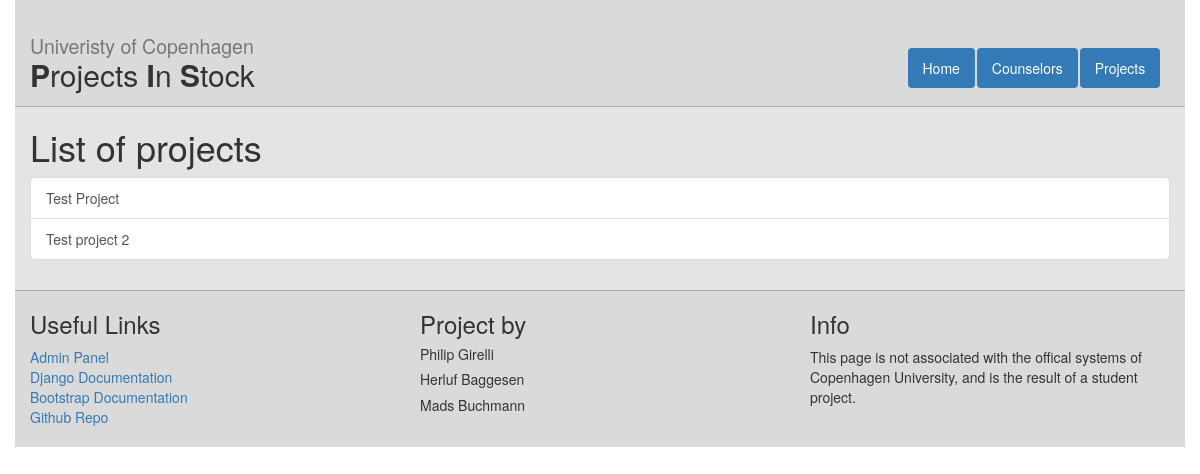
Before: /projects with the older database file.
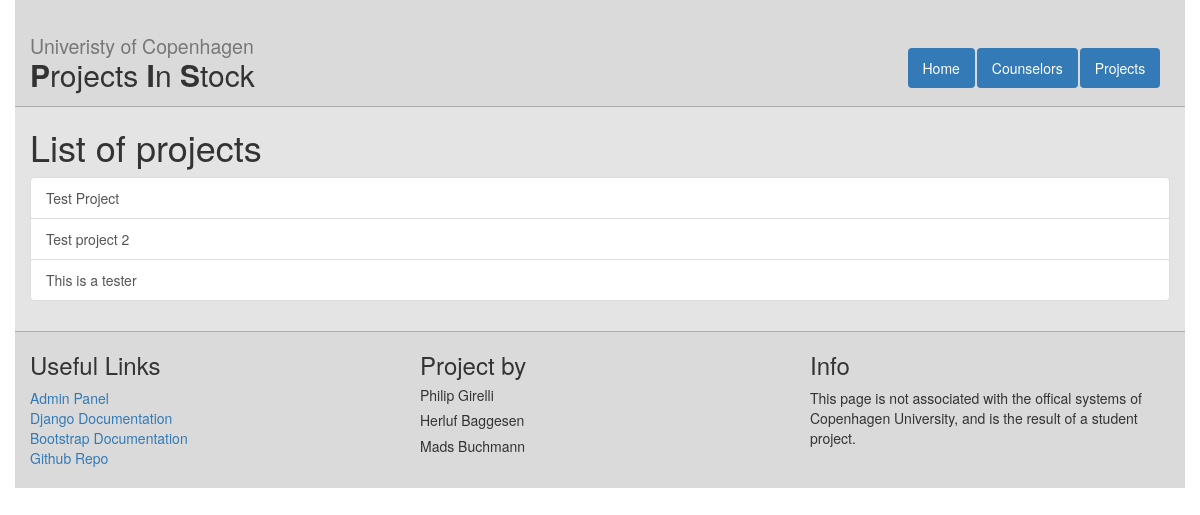
After: the same page with the newer database file.
### web/models.py (models this page shows, shortened)
class Project(models.Model):
    title = models.CharField(max_length = 120) #120 is up for discussion
    description = models.TextField()
    timestamp = models.DateTimeField(auto_now = False, auto_now_add = True)
    degree_choices = (('BSc','Bachelor'),('MS','Masters'))
    degree = models.CharField(max_length = 5, choices = degree_choices, default='BSc')
    topic = models.CharField(max_length = 120) #120 is up for discussion

### web/views.py (the view)
# urls.py: url(r'^projects$', views.project_list, name="project_list"),
def project_list(request):
    projects = Project.objects.all()
    context = {
        "project_list":projects,
        }
    return render(request,"web/project_list.html", context)

### web/templates/web/project_list.html
{%extends "web/master.html" %}
{% block content%}
  <h1>List of projects</h1>
  <div class="list-group">
    {% for prj in project_list %}
    <a class="list-group-item" href="{% url 'project_detail' prj.id %}">{{prj.title}}</a>
    {% endfor %}
  </div>
{%endblock%}

### web/templates/web/master.html (shortened to what this page needs)
<!DOCTYPE html>
<html>
<head>
  {% load staticfiles %}
  <link rel="stylesheet" type="text/css" href="{% static 'web/style.css' %}">
  <link rel="stylesheet" href="http://maxcdn.bootstrapcdn.com/bootstrap/3.3.6/css/bootstrap.min.css">
</head>
<body>
<div class="container" id="site-wrapper">
  <div class="row" id="header-wrap">
    <div class="col-md-9">
      <h2><small>Univeristy of Copenhagen</small> <br /><b>P</b>rojects <b>I</b>n <b> S</b>tock</h2>
    </div>
    <div class ="col-md-3">
      <ul class="nav nav-pills" id="menu">
        <li><a href="{% url "index" %}">Home</a></li>
        <li><a href="{% url "counselor_list" %}">Counselors</a></li>
        <li><a href="{% url "project_list" %}">Projects</a></li>
      </ul>
    </div>
  </div>
<div id="content" style="display: none;">
{%block content%}
{%endblock%}
</div>
<div class="row" id="footer">
  <div class="col-md-4">
    <h3>Useful Links</h3>
      <a href="{% url 'admin:index' %}">Admin Panel</a><br />
      <a href="https://docs.djangoproject.com/en/1.9/">Django Documentation</a><br />
      <a href="http://getbootstrap.com/components/">Bootstrap Documentation</a><br />
      <a href="https://github.com/PhilipFraDIKU/Projects-in-Stock">Github Repo</a><br /><br />
  </div>
  <div class="col-md-4">
    <h3>Project by</h3>
      <h5>Philip Girelli</h5>
      <h5>Herluf Baggesen</h5>
      <h5>Mads Buchmann</h5>
  </div>
  <div class="col-md-4">
  <h3>Info</h3>
  <p>
   This page is not associated with the offical systems of Copenhagen University, and is the result of a student project.
  </p>
  </div>
</div>
</div>
</body>
</html>

### web/static/web/style.css (style rules this page uses)
#header-wrap { border-bottom: solid 1px; background-color : rgba(128, 128, 128, 0.1); border-color: rgba(128, 128, 128, 0.5); padding-top : 5px; padding-bottom : 5px; }
html, body { height : 100%; }
#menu { margin-top : 43px; }
.nav-pills li a { background-color: #337AB7; color : #fff; transition : color 0.5s; -webkit- transition : color 0.5s; }
.container { background-color: rgba(128, 128, 128, 0.21); }
#footer { background-color : rgba(128, 128, 128, 0.1); border-top : solid 1px; border-color : rgba(128, 128, 128, 0.5); margin-top : 30px; }

Changed rows visible on the page:
added Project: title "This is a tester"
